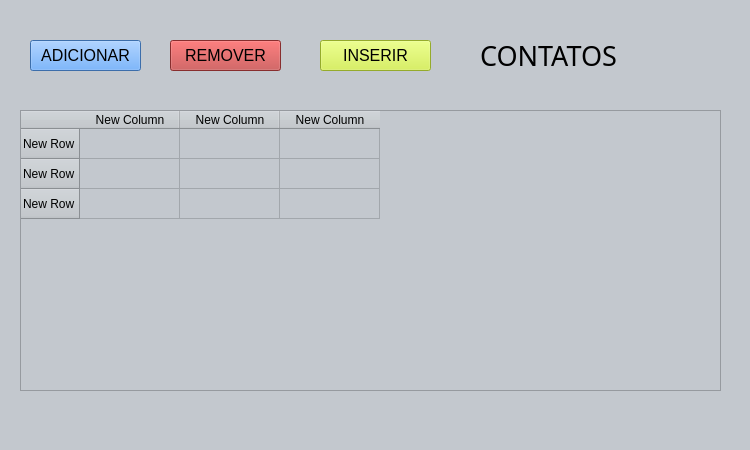
<?xml version="1.0" encoding="UTF-8"?>
<ui version="4.0">
 <class>MainWindow</class>
 <widget class="QMainWindow" name="MainWindow">
  <property name="geometry">
   <rect>
    <x>0</x>
    <y>0</y>
    <width>750</width>
    <height>450</height>
   </rect>
  </property>
  <property name="windowTitle">
   <string>MainWindow</string>
  </property>
  <property name="styleSheet">
   <string notr="true">background-color: rgb(195, 200, 206);</string>
  </property>
  <widget class="QWidget" name="centralwidget">
   <widget class="QPushButton" name="pushButton">
    <property name="geometry">
     <rect>
      <x>30</x>
      <y>40</y>
      <width>111</width>
      <height>31</height>
     </rect>
    </property>
    <property name="font">
     <font>
      <pointsize>12</pointsize>
     </font>
    </property>
    <property name="styleSheet">
     <string notr="true">background-color: rgb(84, 154, 240);</string>
    </property>
    <property name="text">
     <string>ADICIONAR</string>
    </property>
   </widget>
   <widget class="QPushButton" name="pushButton_2">
    <property name="geometry">
     <rect>
      <x>170</x>
      <y>40</y>
      <width>111</width>
      <height>31</height>
     </rect>
    </property>
    <property name="font">
     <font>
      <pointsize>12</pointsize>
     </font>
    </property>
    <property name="styleSheet">
     <string notr="true">background-color: rgb(191, 64, 64);</string>
    </property>
    <property name="text">
     <string>REMOVER</string>
    </property>
   </widget>
   <widget class="QLabel" name="label">
    <property name="geometry">
     <rect>
      <x>480</x>
      <y>40</y>
      <width>201</width>
      <height>31</height>
     </rect>
    </property>
    <property name="font">
     <font>
      <family>Ani</family>
      <pointsize>20</pointsize>
     </font>
    </property>
    <property name="text">
     <string>CONTATOS</string>
    </property>
   </widget>
   <widget class="QTableWidget" name="tableWidget">
    <property name="geometry">
     <rect>
      <x>20</x>
      <y>110</y>
      <width>701</width>
      <height>281</height>
     </rect>
    </property>
    <row>
     <property name="text">
      <string>New Row</string>
     </property>
    </row>
    <row>
     <property name="text">
      <string>New Row</string>
     </property>
    </row>
    <row>
     <property name="text">
      <string>New Row</string>
     </property>
    </row>
    <column>
     <property name="text">
      <string>New Column</string>
     </property>
    </column>
    <column>
     <property name="text">
      <string>New Column</string>
     </property>
    </column>
    <column>
     <property name="text">
      <string>New Column</string>
     </property>
    </column>
   </widget>
   <widget class="QPushButton" name="pushButton_3">
    <property name="geometry">
     <rect>
      <x>320</x>
      <y>40</y>
      <width>111</width>
      <height>31</height>
     </rect>
    </property>
    <property name="font">
     <font>
      <pointsize>12</pointsize>
     </font>
    </property>
    <property name="styleSheet">
     <string notr="true">background-color: rgb(209, 240, 60);</string>
    </property>
    <property name="text">
     <string>INSERIR</string>
    </property>
   </widget>
  </widget>
  <widget class="QMenuBar" name="menubar">
   <property name="geometry">
    <rect>
     <x>0</x>
     <y>0</y>
     <width>750</width>
     <height>22</height>
    </rect>
   </property>
  </widget>
  <widget class="QStatusBar" name="statusbar"/>
 </widget>
 <resources/>
 <connections/>
</ui>
